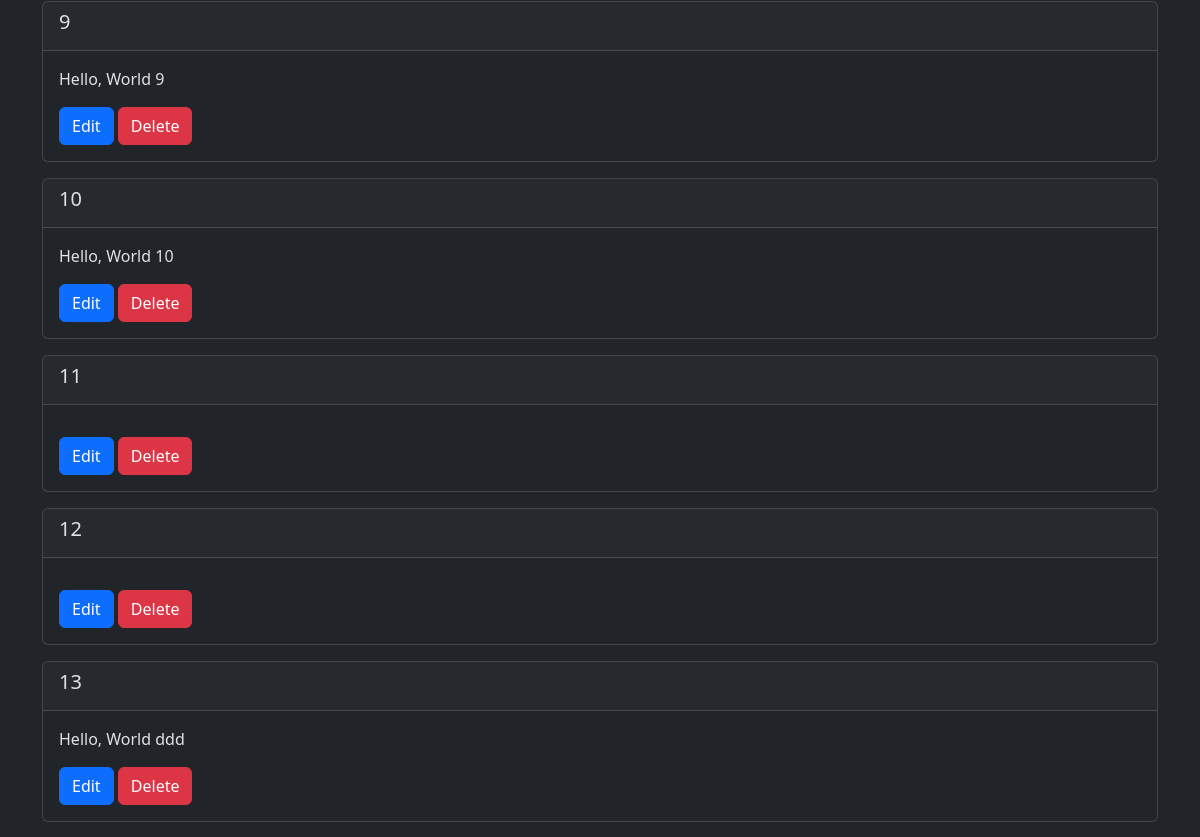
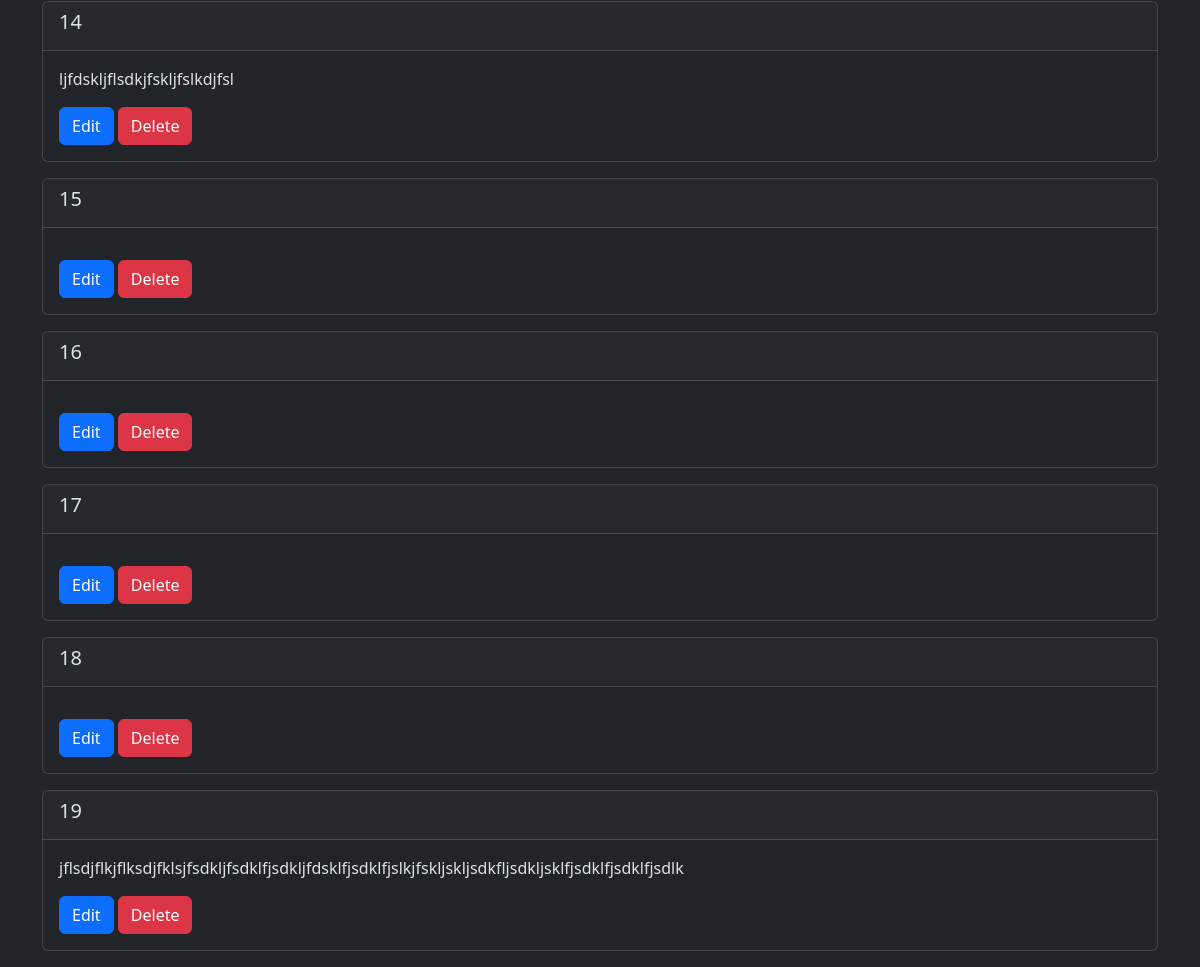
/ (lower part), run on an earlier commit of the app's database (2 pictures, top to bottom).
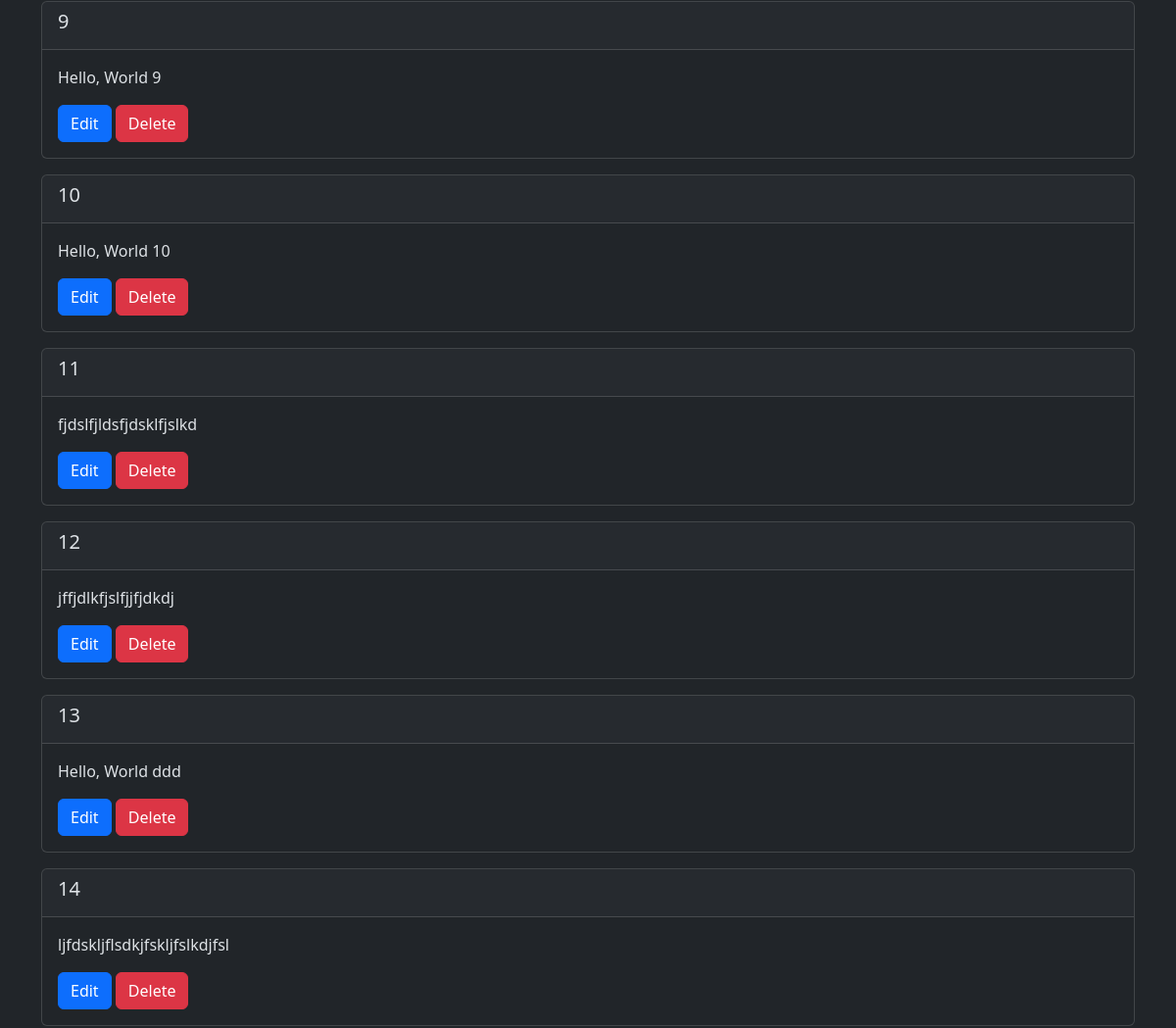
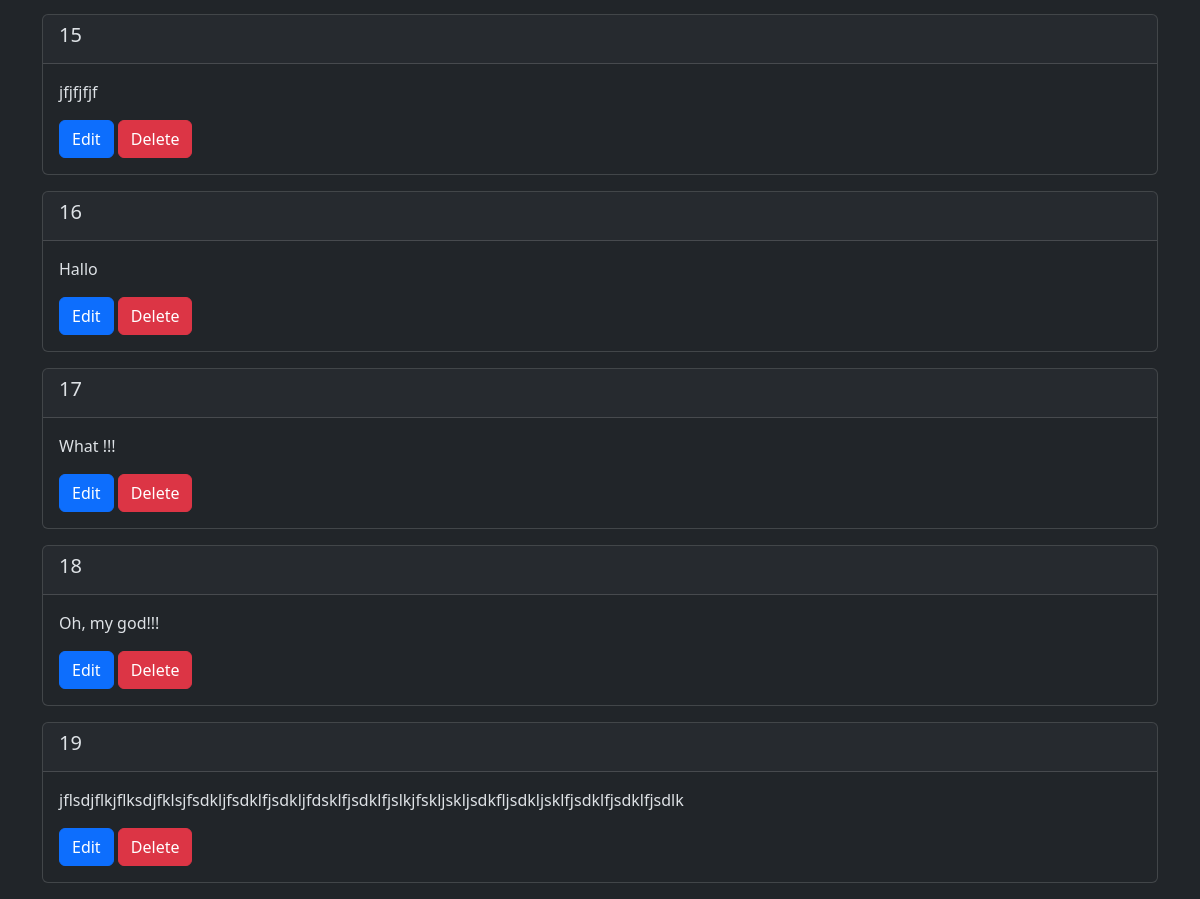
And on a later commit of the database (2 pictures, top to bottom).
### crud_app/models.py (models this page shows, shortened)
class Message(models.Model):
    message = models.TextField()

### crud_app/views.py (the view)
# urls.py: path("", views.index, name="index"),
def index(request: HttpRequest):
    messages = Message.objects.order_by('id')
    temp = loader.get_template("crud/index.html")
    context = {
        "messages": messages,
    }
    return HttpResponse(temp.render(context, request))

### crud_app/templates/crud/index.html (shortened to what this page needs)
{% extends "crud/base.html" %}
{% block content %}
{% if messages %}
    {% for m in messages %}
    <div class="card mb-3">
        <div class="card-header">
            <h5 class="card-title">{{m.id}}</h5>
        </div>
        <div class="card-body">
          <p class="card-text">{{m.message}}</p>
          <a href="/edit/{{m.id}}" class="btn btn-primary">Edit</a> <a href="/delete/{{m.id}}" class="btn btn-danger">Delete</a>
        </div>
      </div>
    {% endfor %}
{% else %}
    <p>No Messages</p>
{% endif %}
{% endblock %}

What changed in the data, as far as the page shows it:
changed Message id 11: message (not shown) → "fjdslfjldsfjdsklfjslkd"
changed Message id 12: message (not shown) → "jffjdlkfjslfjjfjdkdj"
changed Message id 15: message (not shown) → "jfjfjfjf"
changed Message id 16: message (not shown) → "Hallo"
changed Message id 17: message (not shown) → "What !!!"
changed Message id 18: message (not shown) → "Oh, my god!!!"
